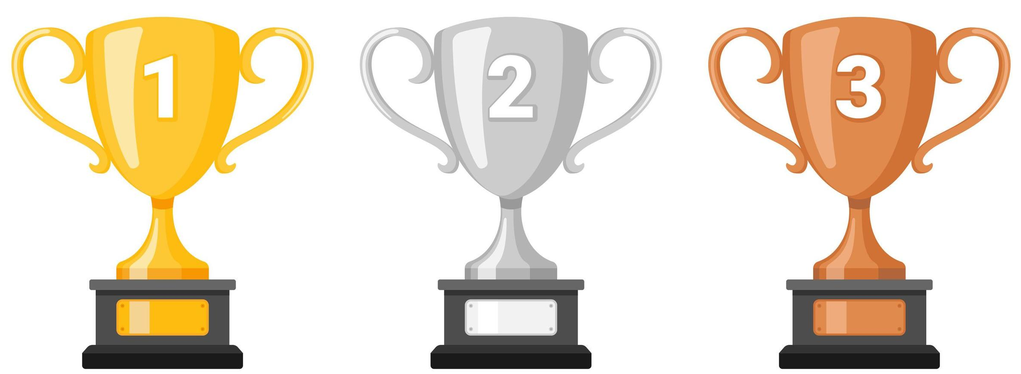
#> input picture docs/graphics/Coupes.png, 1021 x 374 px, found by its file name
$ python generate_badge_icons.py
#> lines starting #> are read from the running program, lines starting #| are printed output that depends on the picture; after the words box and inside, x2 and y2 are one past the last pixel; in counts of white or black regions, pixels touching at a corner belong together
#> in main, source is the input picture: PIL image 1021x374 RGBA; mean R, G, B, A 232.8, 220.7, 202.8, 255
"""Découpe docs/graphics/Coupes.png en trois badges détourés, un par niveau de
récompense (cf. PRD 6.7), écrits dans assets/images/badges/.

L'illustration source aligne les trois coupes sur fond blanc, dans l'ordre
or (1), argent (2), bronze (3).

Deux points méritent une explication :

- **Détourage par région connexe, pas par seuil global.** Un simple « tout ce
  qui est blanc devient transparent » troue les coupes de l'intérieur : la
  plaque de la coupe d'argent est blanche, et le corps argenté frôle le blanc
  sur ses reflets. On ne rend donc transparente que la zone blanche *reliée
  au bord de l'image*, en laissant intacts les blancs enfermés dans un dessin.

- **Alpha progressif sur le pourtour.** Le dessin est anticrénelé : ses pixels
  de bord sont des mélanges de la coupe et du fond. Les rendre opaques laisse
  un liseré blanc très visible sur le fond lavande de l'application. L'alpha
  suit donc une rampe entre BLANC_SUR et BLANC_FLOU, ce qui reconstitue un
  bord net à n'importe quelle taille d'affichage.
"""

import numpy as np
from PIL import Image
from scipy import ndimage

SOURCE = "docs/graphics/Coupes.png"
DESTINATION = "assets/images/badges"

# De gauche à droite dans l'illustration source.
NIVEAUX = ["or", "argent", "bronze"]

# Un pixel au-dessus de BLANC_SUR est du fond franc ; en dessous de BLANC_FLOU
# il appartient au dessin. Entre les deux, c'est un bord anticrénelé.
BLANC_SUR = 250
BLANC_FLOU = 232

TAILLE = 512
MARGE = 0.04

# L'illustration source porte quelques poussières d'anticrénelage isolées
# (une tache de 5 pixels contre l'anse de la coupe d'or) : sans ce filtre,
# elles passent pour une quatrième coupe au moment du découpage.
TACHE_MAX = 200

# Aire à partir de laquelle une zone blanche fermée est un ajour d'anse et non
# un chiffre gravé (cf. alpha_du_fond).
AJOUR_MIN = 2000


def alpha_du_fond(rgb: np.ndarray) -> np.ndarray:
    """Alpha 0-255 : transparent sur le fond et dans les ajours des anses."""
    # En float : les canaux sont des uint8, et un « 250 - 255 » y reboucle à
    # 251 au lieu de donner -5, ce qui rendait la rampe ci-dessous opaque
    # partout, fond compris.
    canal_min = rgb.min(axis=2).astype(float)

    regions, total = ndimage.label(canal_min >= BLANC_FLOU)
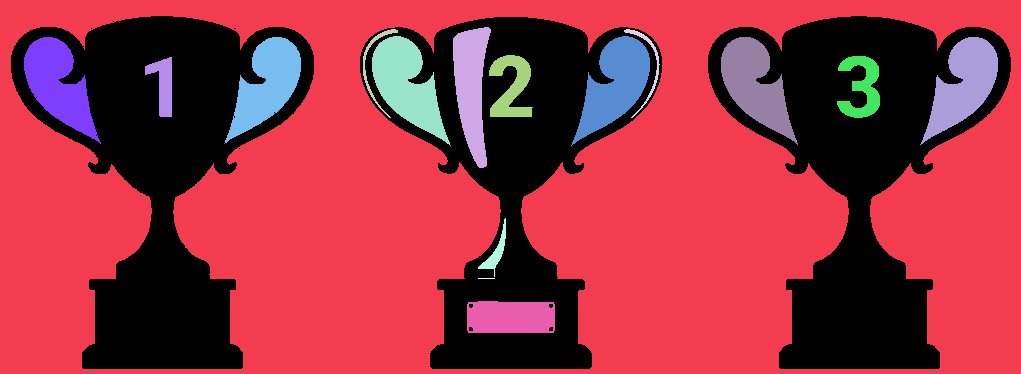
#> regions: shape (374, 1021) int32; 21 distinct labels, from 0 to 20; one colour per label, 0 black
#> total = 20
    etiquettes = range(1, total + 1)

    # Le fond proprement dit : la région blanche qui touche le bord.
    bord = np.concatenate(
        [regions[0, :], regions[-1, :], regions[:, 0], regions[:, -1]]
    )
#> bord = 2790 values from 1 to 1
    exterieur = np.unique(bord[bord > 0])
#> exterieur = [1]

    # Les ajours des anses sont enfermés dans le dessin, donc invisibles pour
    # le test ci-dessus, mais doivent être transparents eux aussi. Deux
    # critères les séparent des blancs à conserver : ils sont d'un blanc franc
    # (le chiffre gravé et la plaque tirent sur le blanc cassé) et nettement
    # plus vastes (≈ 4 100 px contre ≤ 1 510 px pour un chiffre).
    aires = ndimage.sum_labels(np.ones_like(canal_min), regions, etiquettes)
#> aires = 20 values, max 219661 at index 0, min 1 at index 13, mean 12780.4
    blancheur = ndimage.median(canal_min, regions, etiquettes)
#> blancheur = 20 values, max 255 at index 0, min 239 at index 18, mean 249.8
    ajours = np.array(
        [
            e
            for e in etiquettes
            if e not in exterieur
            and aires[e - 1] >= AJOUR_MIN
            and blancheur[e - 1] >= BLANC_SUR
        ],
        dtype=exterieur.dtype,
    )
#> ajours = [5, 6, 7, 8, 9, 10]

    fond = np.isin(regions, np.concatenate([exterieur, ajours]))
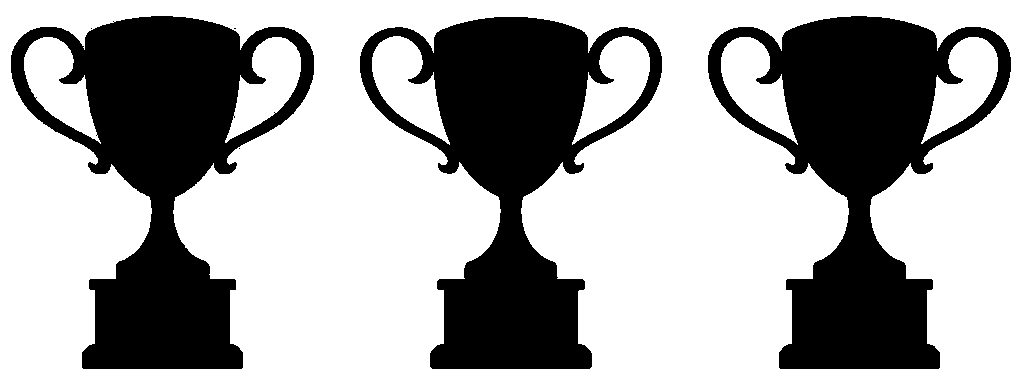
#> fond: shape (374, 1021) bool; 64.1% white; 6 black regions (3 under 20 px), largest, box (x1, y1, x2, y2) and area: (11, 16, 314, 369) 46207, (708, 16, 1011, 369) 45897, (360, 17, 662, 369) 45063

    rampe = (BLANC_SUR - canal_min) / (BLANC_SUR - BLANC_FLOU)
    return np.where(fond, np.clip(rampe, 0, 1) * 255, 255).astype(np.uint8)


def sans_taches(opaque: np.ndarray) -> np.ndarray:
    """Efface les amas opaques trop petits pour faire partie d'un dessin."""
    amas, total = ndimage.label(opaque)
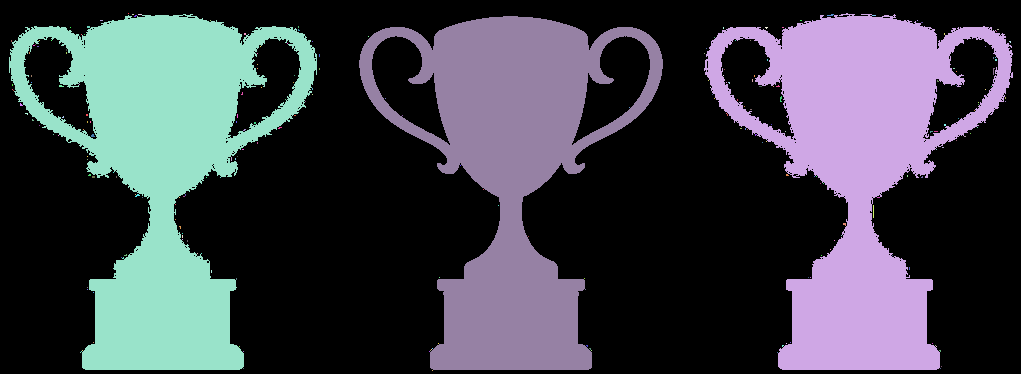
#> amas: shape (374, 1021) int32; 232 distinct labels, from 0 to 231; one colour per label, 0 black
#> total = 231
#> opaque: shape (374, 1021) bool; 37.7% white; 115 white regions (112 under 20 px), largest, box (x1, y1, x2, y2) and area: (9, 14, 317, 370) 49097, (704, 13, 1013, 370) 48677, (359, 16, 663, 371) 45907
    tailles = ndimage.sum_labels(opaque, amas, range(1, total + 1))
#> tailles = 231 values, max 48986 at index 4, min 1 at index 0, mean 623
    garde = np.concatenate([[False], tailles >= TACHE_MAX])
    return garde[amas]
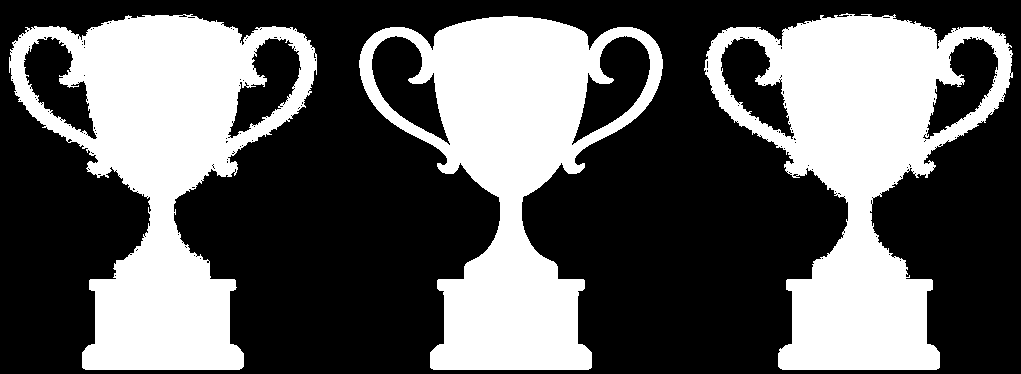
#> returned value: shape (374, 1021) bool; 37.6% white; 3 white regions, box (x1, y1, x2, y2) and area: (9, 14, 317, 370) 48986, (704, 13, 1013, 370) 48587, (359, 16, 663, 370) 45887


def colonnes_des_coupes(opaque: np.ndarray, nombre: int) -> list[tuple[int, int]]:
    """Bornes horizontales de chaque coupe, séparées par les colonnes vides."""
    occupee = opaque.any(axis=0)
    groupes, total = ndimage.label(occupee)
    assert total == nombre, f"{total} coupes détectées au lieu de {nombre}"
    return [
        (int(np.flatnonzero(groupes == i)[0]), int(np.flatnonzero(groupes == i)[-1]))
        for i in range(1, total + 1)
    ]


def carre(image: Image.Image) -> Image.Image:
    """Recadre sur le dessin, puis centre dans un carré transparent."""
    image = image.crop(image.getbbox())
    cote = int(max(image.size) * (1 + 2 * MARGE))
    fond = Image.new("RGBA", (cote, cote), (0, 0, 0, 0))
    fond.paste(image, ((cote - image.width) // 2, (cote - image.height) // 2))
    return fond.resize((TAILLE, TAILLE), Image.LANCZOS)


def main() -> None:
    source = Image.open(SOURCE).convert("RGBA")
    rgb = np.array(source)[:, :, :3]
    alpha = alpha_du_fond(rgb)
    alpha = np.where(sans_taches(alpha > 8), alpha, 0).astype(np.uint8)

    detouree = Image.fromarray(np.dstack([rgb, alpha]), "RGBA")

    for niveau, (gauche, droite) in zip(
        NIVEAUX, colonnes_des_coupes(alpha > 8, len(NIVEAUX))
    ):
#> in colonnes_des_coupes, `groupes, total = ndimage.label(occupee)`: total = 3
        coupe = detouree.crop((gauche, 0, droite + 1, source.height))
        chemin = f"{DESTINATION}/badge_{niveau}.png"
        carre(coupe).save(chemin)
        print(f"{chemin} écrit")
#> this loop made 3 passes
#| assets/images/badges/badge_or.png écrit
#| assets/images/badges/badge_argent.png écrit
#| assets/images/badges/badge_bronze.png écrit
#> pass 1, in carre, `image = image.crop(image.getbbox())`:
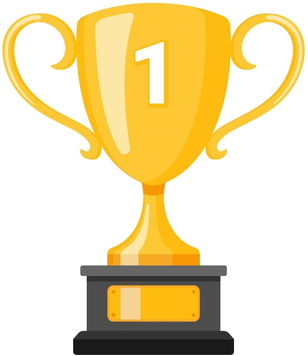
#> image: PIL image 308x356 RGBA; mean R, G, B, A 237.1, 220.8, 176.4, 109.4; transparent parts drawn white
#> pass 1, in main, `carre(coupe).save(chemin)`:
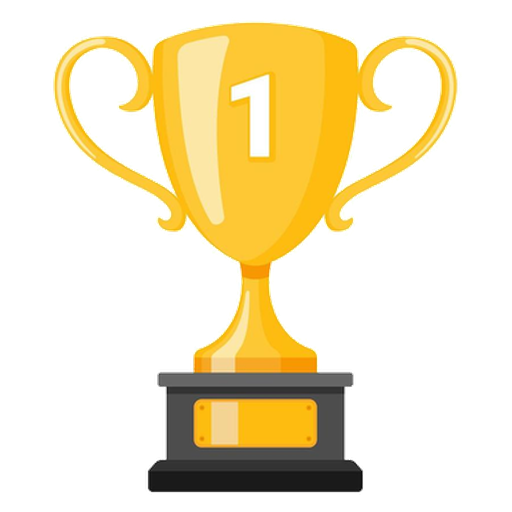
#> saved as badge_or.png: PIL image 512x512 RGBA; mean R, G, B, A 75.8, 63.7, 30.5, 81.3; transparent parts drawn white
#> after the loop:
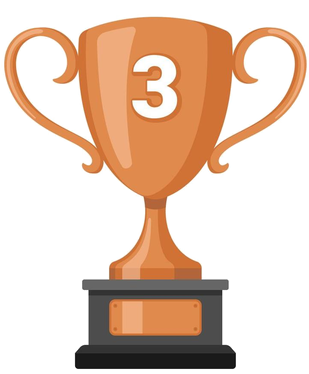
#> coupe: PIL image 309x374 RGBA; mean R, G, B, A 228.9, 204.4, 187.3, 103; transparent parts drawn white


if __name__ == "__main__":
    main()
